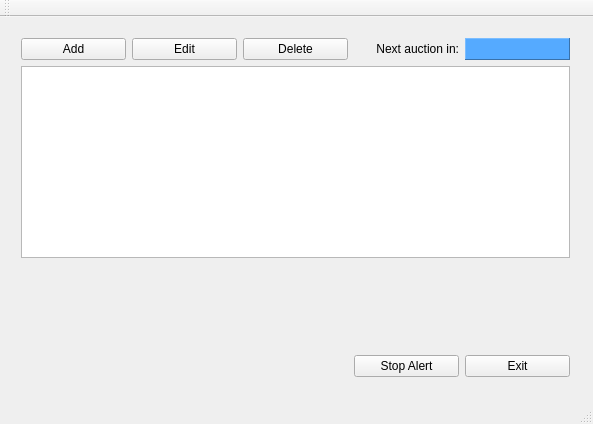
<?xml version="1.0" encoding="UTF-8"?>
<ui version="4.0">
 <class>MainWindow</class>
 <widget class="QMainWindow" name="MainWindow">
  <property name="geometry">
   <rect>
    <x>0</x>
    <y>0</y>
    <width>593</width>
    <height>424</height>
   </rect>
  </property>
  <property name="windowTitle">
   <string>DiabloIII Auctioneer</string>
  </property>
  <property name="windowIcon">
   <iconset resource="../Resources.qrc">
    <normaloff>:/resources/images/icon2.png</normaloff>:/resources/images/icon2.png</iconset>
  </property>
  <property name="toolButtonStyle">
   <enum>Qt::ToolButtonIconOnly</enum>
  </property>
  <widget class="QWidget" name="centralWidget">
   <property name="enabled">
    <bool>true</bool>
   </property>
   <widget class="QWidget" name="layoutWidget">
    <property name="geometry">
     <rect>
      <x>10</x>
      <y>10</y>
      <width>571</width>
      <height>361</height>
     </rect>
    </property>
    <layout class="QGridLayout" name="gridLayout" rowstretch="0,0,0,0,0" columnstretch="0,0,0,0,0">
     <item row="0" column="0">
      <widget class="QPushButton" name="addButton">
       <property name="toolTip">
        <string>Add a new item to the list</string>
       </property>
       <property name="text">
        <string>Add</string>
       </property>
      </widget>
     </item>
     <item row="0" column="1">
      <widget class="QPushButton" name="editButton">
       <property name="toolTip">
        <string>Edit ONE SINGLE selected item. Multiple items cannot be edited.</string>
       </property>
       <property name="text">
        <string>Edit</string>
       </property>
      </widget>
     </item>
     <item row="0" column="2">
      <widget class="QPushButton" name="deleteButton">
       <property name="toolTip">
        <string>Delete the selected item(s) from the list.</string>
       </property>
       <property name="text">
        <string>Delete</string>
       </property>
      </widget>
     </item>
     <item row="1" column="0" colspan="5">
      <widget class="QTableView" name="tableView">
       <property name="lineWidth">
        <number>1</number>
       </property>
       <property name="showGrid">
        <bool>false</bool>
       </property>
      </widget>
     </item>
     <item row="0" column="3">
      <widget class="QLabel" name="nextAuctionLabel">
       <property name="layoutDirection">
        <enum>Qt::LeftToRight</enum>
       </property>
       <property name="text">
        <string>Next auction in:</string>
       </property>
       <property name="alignment">
        <set>Qt::AlignRight|Qt::AlignTrailing|Qt::AlignVCenter</set>
       </property>
      </widget>
     </item>
     <item row="0" column="4">
      <widget class="QLabel" name="nextAuctionTimer">
       <property name="toolTip">
        <string>Time untill the next auction ends.</string>
       </property>
       <property name="styleSheet">
        <string notr="true">background-color: rgb(85, 170, 255);
color: rgb(255, 255, 255);</string>
       </property>
       <property name="frameShape">
        <enum>QFrame::Panel</enum>
       </property>
       <property name="frameShadow">
        <enum>QFrame::Raised</enum>
       </property>
       <property name="text">
        <string/>
       </property>
      </widget>
     </item>
     <item row="2" column="0" rowspan="3" colspan="3">
      <widget class="QLabel" name="alertLabel">
       <property name="text">
        <string/>
       </property>
      </widget>
     </item>
     <item row="2" column="4">
      <spacer name="verticalSpacer_2">
       <property name="orientation">
        <enum>Qt::Vertical</enum>
       </property>
       <property name="sizeHint" stdset="0">
        <size>
         <width>20</width>
         <height>40</height>
        </size>
       </property>
      </spacer>
     </item>
     <item row="4" column="4">
      <widget class="QPushButton" name="exitButton">
       <property name="text">
        <string>Exit</string>
       </property>
      </widget>
     </item>
     <item row="4" column="3">
      <widget class="QPushButton" name="stopAlertButton">
       <property name="text">
        <string>Stop Alert</string>
       </property>
      </widget>
     </item>
    </layout>
   </widget>
  </widget>
  <widget class="QMenuBar" name="menuBar">
   <property name="geometry">
    <rect>
     <x>0</x>
     <y>0</y>
     <width>593</width>
     <height>21</height>
    </rect>
   </property>
  </widget>
  <widget class="QStatusBar" name="statusBar"/>
  <widget class="QToolBar" name="mainToolBar">
   <attribute name="toolBarArea">
    <enum>TopToolBarArea</enum>
   </attribute>
   <attribute name="toolBarBreak">
    <bool>false</bool>
   </attribute>
  </widget>
 </widget>
 <layoutdefault spacing="6" margin="11"/>
 <resources>
  <include location="../Resources.qrc"/>
 </resources>
 <connections/>
</ui>
